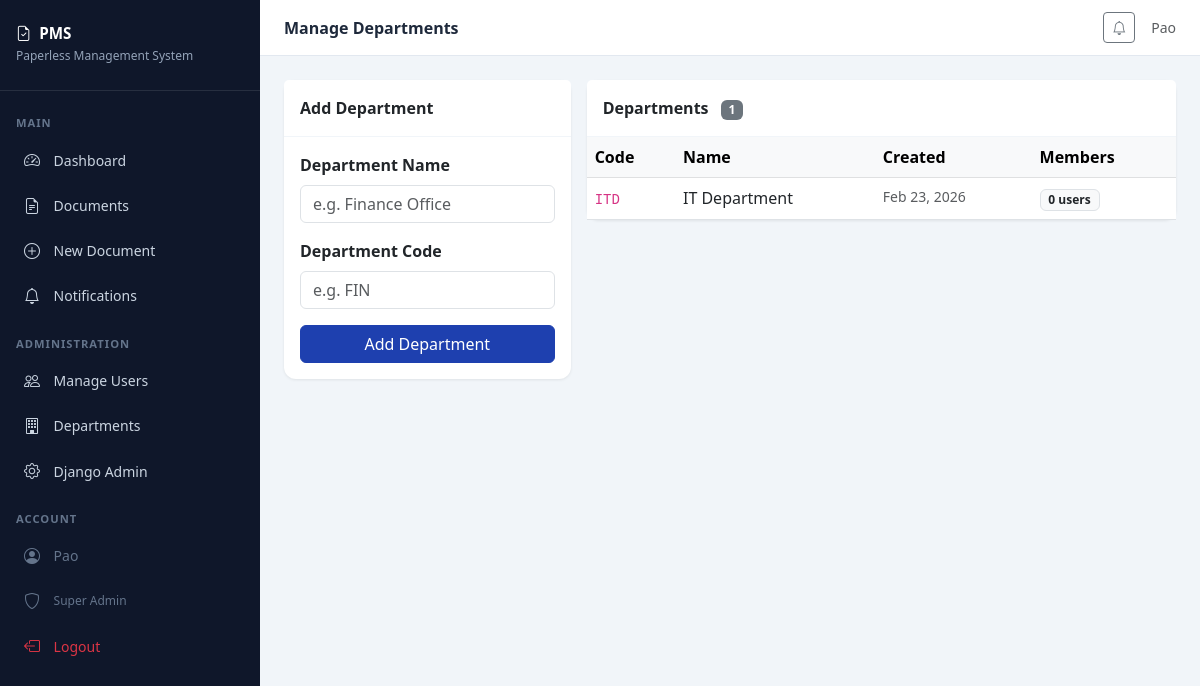
Screenshot of /admin-panel/departments/ (signed in) with the database file from the repository.
### dms/models.py (models this page shows, shortened)
class User(AbstractUser):
    ROLE_CHOICES = [
        ('super_admin', 'Super Admin'),
        ('dept_sender_receiver', 'Dept. Sender/Receiver'),
        ('dept_head', 'Dept. Head'),
        ('governor', 'Governor'),
        ('executive', 'Executive'),
    ]
    role = models.CharField(max_length=30, choices=ROLE_CHOICES, default='dept_sender_receiver')
    department = models.ForeignKey('Department', on_delete=models.SET_NULL, null=True, blank=True, related_name='members')

class Department(models.Model):
    name = models.CharField(max_length=200)
    code = models.CharField(max_length=20, unique=True)
    created_at = models.DateTimeField(auto_now_add=True)

### dms/views.py (the view)
# urls.py: path('admin-panel/departments/', views.manage_departments, name='manage_departments'),
@login_required
@role_required(['super_admin'])
def manage_departments(request):
    departments = Department.objects.all()
    if request.method == 'POST':
        name = request.POST.get('name')
        code = request.POST.get('code')
        if name and code:
            Department.objects.create(name=name, code=code)
            messages.success(request, 'Department created.')
    return render(request, 'admin/departments.html', {'departments': departments})

### dms/templates/admin/departments.html (shortened to what this page needs)
{% extends 'base.html' %}
{% block page_title %}Manage Departments{% endblock %}
{% block content %}
<div class="row g-3">
<div class="col-lg-4">
<div class="card">
<div class="card-header py-3">Add Department</div>
<div class="card-body">
<form method="post">{% csrf_token %}
<div class="mb-3">
<label class="form-label fw-semibold">Department Name</label>
<input type="text" name="name" class="form-control" placeholder="e.g. Finance Office" required>
</div>
<div class="mb-3">
<label class="form-label fw-semibold">Department Code</label>
<input type="text" name="code" class="form-control" placeholder="e.g. FIN" required>
</div>
<button type="submit" class="btn btn-primary w-100">Add Department</button>
</form>
</div>
</div>
</div>
<div class="col-lg-8">
<div class="card">
<div class="card-header py-3">Departments <span class="badge bg-secondary ms-2">{{ departments.count }}</span></div>
<div class="card-body p-0">
<table class="table table-hover mb-0">
<thead class="table-light"><tr><th>Code</th><th>Name</th><th>Created</th><th>Members</th></tr></thead>
<tbody>
{% for dept in departments %}
<tr>
<td><code>{{ dept.code }}</code></td>
<td>{{ dept.name }}</td>
<td class="text-muted small">{{ dept.created_at|date:"M d, Y" }}</td>
<td><span class="badge bg-light text-dark border">{{ dept.members.count }} users</span></td>
</tr>
{% empty %}
<tr><td colspan="4" class="text-center text-muted py-4">No departments yet</td></tr>
{% endfor %}
</tbody>
</table>
</div>
</div>
</div>
</div>
{% endblock %}

### dms/templates/base.html (shortened to what this page needs)
<!DOCTYPE html>
<html lang="en">
<head>
    <link href="https://cdn.jsdelivr.net/npm/bootstrap@5.3.0/dist/css/bootstrap.min.css" rel="stylesheet">
    <link href="https://cdn.jsdelivr.net/npm/bootstrap-icons@1.11.0/font/bootstrap-icons.css" rel="stylesheet">
</head>
<body>
{% if user.is_authenticated %}
<div class="sidebar">
    <div class="sidebar-brand">
        <h5><i class="bi bi-file-earmark-check me-2"></i>PMS</h5>
        <small>Paperless Management System</small>
    </div>
    <nav class="py-2">
        <div class="nav-section-title">Main</div>
        <a href="{% url 'dashboard' %}" class="nav-link {% if request.resolver_match.url_name == 'dashboard' %}active{% endif %}">
            <i class="bi bi-speedometer2"></i> Dashboard
        </a>
        <a href="{% url 'document_list' %}" class="nav-link {% if 'document' in request.resolver_match.url_name %}active{% endif %}">
            <i class="bi bi-file-earmark-text"></i> Documents
        </a>
        <a href="{% url 'document_create' %}" class="nav-link">
            <i class="bi bi-plus-circle"></i> New Document
        </a>
        <a href="{% url 'notifications' %}" class="nav-link">
            <i class="bi bi-bell"></i> Notifications
        </a>
        {% if user.role == 'super_admin' or user.is_superuser %}
        <div class="nav-section-title">Administration</div>
        <a href="{% url 'manage_users' %}" class="nav-link">
            <i class="bi bi-people"></i> Manage Users
        </a>
        <a href="{% url 'manage_departments' %}" class="nav-link">
            <i class="bi bi-building"></i> Departments
        </a>
        <a href="/admin/" class="nav-link">
            <i class="bi bi-gear"></i> Django Admin
        </a>
        {% endif %}
        <div class="nav-section-title">Account</div>
        <div class="nav-link" style="cursor:default; color:#64748b;">
            <i class="bi bi-person-circle"></i>
            <span>{{ user.get_full_name|default:user.username }}</span>
        </div>
        <div class="nav-link" style="cursor:default; color:#64748b; font-size:0.75rem;">
            <i class="bi bi-shield"></i> {{ user.get_role_display }}
        </div>
        <a href="{% url 'logout' %}" class="nav-link text-danger">
            <i class="bi bi-box-arrow-left"></i> Logout
        </a>
    </nav>
</div>
<div class="main-content">
    <div class="topbar">
        <span class="topbar-title">{% block page_title %}Dashboard{% endblock %}</span>
        <div class="d-flex align-items-center gap-3">
            <a href="{% url 'notifications' %}" class="btn btn-sm btn-outline-secondary position-relative">
                <i class="bi bi-bell"></i>
            </a>
            <span class="text-muted small">{{ user.get_full_name|default:user.username }}</span>
        </div>
    </div>
    <div class="page-content">
        {% block content %}{% endblock %}
    </div>
</div>
{% else %}
{% block auth_content %}{% endblock %}
{% endif %}
</body>
</html>

### dms/templates/base.html (style rules this page uses)
:root { --sidebar-width: 260px; --primary: #1e40af; --primary-light: #3b82f6; --sidebar-bg: #0f172a; }
body { background: #f1f5f9; font-family: 'Segoe UI', sans-serif; }
.sidebar { width: var(--sidebar-width); min-height: 100vh; background: var(--sidebar-bg); position: fixed; top: 0; left: 0; z-index: 100; transition: all 0.3s; }
.sidebar-brand { padding: 1.5rem 1rem; border-bottom: 1px solid rgba(255,255,255,0.1); }
.sidebar-brand h5 { color: #fff; font-weight: 700; font-size: 0.95rem; margin: 0; }
.sidebar-brand small { color: #94a3b8; font-size: 0.75rem; }
.nav-section-title { color: #64748b; font-size: 0.7rem; text-transform: uppercase; letter-spacing: 1px; padding: 1rem 1rem 0.3rem; font-weight: 600; }
.sidebar .nav-link { color: #cbd5e1; padding: 0.6rem 1rem; border-radius: 8px; margin: 2px 8px; font-size: 0.875rem; display: flex; align-items: center; gap: 0.6rem; transition: all 0.2s; }
.sidebar .nav-link i { font-size: 1rem; width: 20px; }
.main-content { margin-left: var(--sidebar-width); min-height: 100vh; }
.topbar { background: #fff; border-bottom: 1px solid #e2e8f0; padding: 0.75rem 1.5rem; display: flex; align-items: center; justify-content: space-between; position: sticky; top: 0; z-index: 99; }
.topbar-title { font-weight: 600; color: #1e293b; }
.page-content { padding: 1.5rem; }
.card { border: none; border-radius: 12px; box-shadow: 0 1px 3px rgba(0,0,0,0.08); }
.card-header { background: #fff; border-bottom: 1px solid #f1f5f9; font-weight: 600; }
.btn-primary { background: var(--primary); border-color: var(--primary); }

### rows the page displays
User: get_full_name "Pao", role "Super Admin"
Department: code "ITD", name "IT Department", created_at "Feb 23, 2026", members.count "0"

### other values shown
{{ departments.count }} "1"
